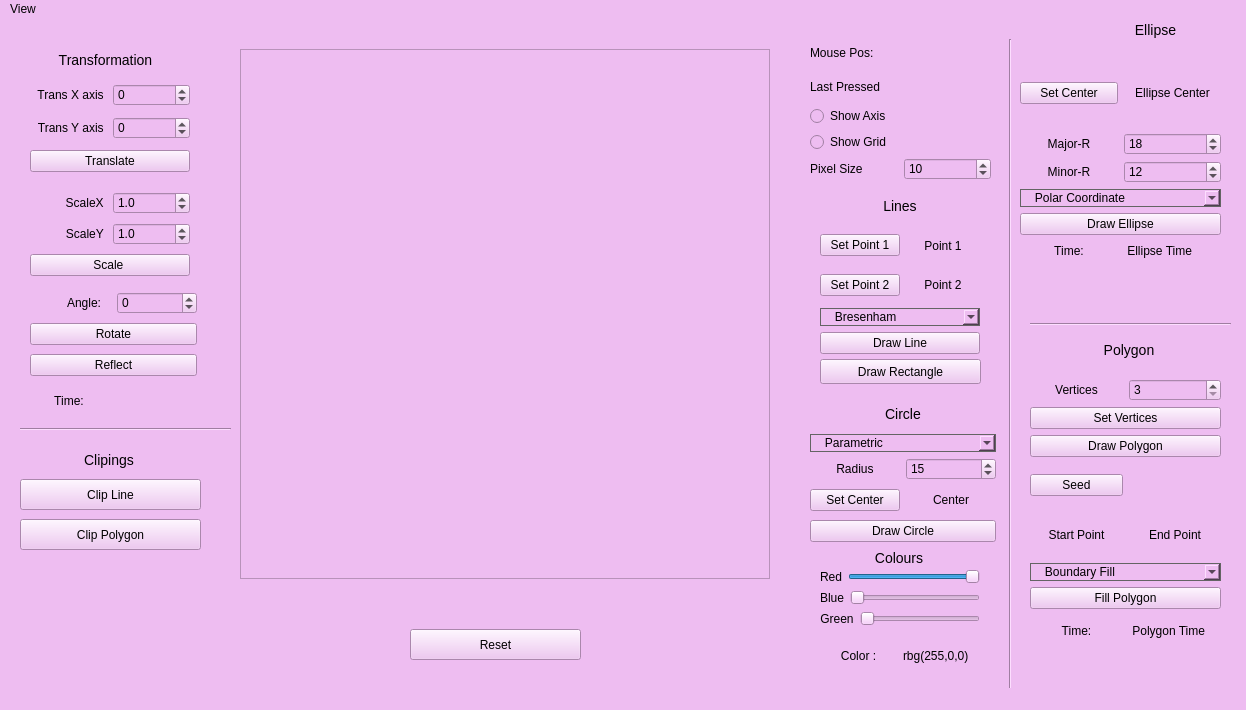
<?xml version="1.0" encoding="UTF-8"?>
<ui version="4.0">
 <class>MainWindow</class>
 <widget class="QMainWindow" name="MainWindow">
  <property name="geometry">
   <rect>
    <x>0</x>
    <y>0</y>
    <width>1246</width>
    <height>710</height>
   </rect>
  </property>
  <property name="windowTitle">
   <string>MainWindow</string>
  </property>
  <property name="styleSheet">
   <string notr="true">background-color: rgb(238, 189, 241);</string>
  </property>
  <widget class="QWidget" name="centralwidget">
   <widget class="frame_widget" name="frame">
    <property name="geometry">
     <rect>
      <x>240</x>
      <y>30</y>
      <width>530</width>
      <height>530</height>
     </rect>
    </property>
    <property name="frameShape">
     <enum>QFrame::StyledPanel</enum>
    </property>
    <property name="frameShadow">
     <enum>QFrame::Raised</enum>
    </property>
   </widget>
   <widget class="QPushButton" name="pushButton_5">
    <property name="geometry">
     <rect>
      <x>410</x>
      <y>610</y>
      <width>171</width>
      <height>31</height>
     </rect>
    </property>
    <property name="text">
     <string>Reset</string>
    </property>
   </widget>
   <widget class="QWidget" name="verticalLayoutWidget_5">
    <property name="geometry">
     <rect>
      <x>820</x>
      <y>170</y>
      <width>160</width>
      <height>165</height>
     </rect>
    </property>
    <layout class="QVBoxLayout" name="verticalLayout_7">
     <item>
      <widget class="QLabel" name="label_28">
       <property name="styleSheet">
        <string notr="true">font: 75 italic 11pt &quot;Ubuntu Condensed&quot;;
font-size: 14px;
color: rgb(0, 0, 0);</string>
       </property>
       <property name="text">
        <string>Lines</string>
       </property>
       <property name="alignment">
        <set>Qt::AlignCenter</set>
       </property>
      </widget>
     </item>
     <item>
      <layout class="QHBoxLayout" name="horizontalLayout_18">
       <item>
        <widget class="QPushButton" name="pushButton_10">
         <property name="text">
          <string>Set Point 1</string>
         </property>
        </widget>
       </item>
       <item>
        <widget class="QLabel" name="point1">
         <property name="text">
          <string>Point 1</string>
         </property>
         <property name="alignment">
          <set>Qt::AlignCenter</set>
         </property>
        </widget>
       </item>
      </layout>
     </item>
     <item>
      <layout class="QHBoxLayout" name="horizontalLayout_19">
       <item>
        <widget class="QPushButton" name="pushButton_11">
         <property name="text">
          <string>Set Point 2</string>
         </property>
        </widget>
       </item>
       <item>
        <widget class="QLabel" name="point2">
         <property name="text">
          <string>Point 2</string>
         </property>
         <property name="alignment">
          <set>Qt::AlignCenter</set>
         </property>
        </widget>
       </item>
      </layout>
     </item>
     <item>
      <widget class="QComboBox" name="comboBox_4">
       <property name="styleSheet">
        <string notr="true">border: 0.5px solid rgb(100, 100, 100)
</string>
       </property>
       <item>
        <property name="text">
         <string>   Bresenham</string>
        </property>
       </item>
       <item>
        <property name="text">
         <string>   DDA</string>
        </property>
       </item>
       <item>
        <property name="text">
         <string>   Parametric</string>
        </property>
       </item>
      </widget>
     </item>
     <item>
      <widget class="QPushButton" name="pushButton_line">
       <property name="text">
        <string>Draw Line</string>
       </property>
      </widget>
     </item>
    </layout>
   </widget>
   <widget class="QWidget" name="verticalLayoutWidget_6">
    <property name="geometry">
     <rect>
      <x>1030</x>
      <y>360</y>
      <width>191</width>
      <height>230</height>
     </rect>
    </property>
    <layout class="QVBoxLayout" name="verticalLayout_8">
     <item>
      <layout class="QHBoxLayout" name="horizontalLayout_5">
       <item>
        <widget class="QLabel" name="label_14">
         <property name="text">
          <string>Vertices</string>
         </property>
         <property name="alignment">
          <set>Qt::AlignCenter</set>
         </property>
        </widget>
       </item>
       <item>
        <widget class="QSpinBox" name="vertices">
         <property name="minimum">
          <number>3</number>
         </property>
         <property name="maximum">
          <number>20</number>
         </property>
         <property name="value">
          <number>3</number>
         </property>
        </widget>
       </item>
      </layout>
     </item>
     <item>
      <widget class="QPushButton" name="pushButton_8">
       <property name="text">
        <string>Set Vertices</string>
       </property>
      </widget>
     </item>
     <item>
      <widget class="QPushButton" name="pushButton_9">
       <property name="text">
        <string>Draw Polygon</string>
       </property>
      </widget>
     </item>
     <item>
      <layout class="QHBoxLayout" name="horizontalLayout_11">
       <item>
        <widget class="QPushButton" name="pushButton_3">
         <property name="text">
          <string>Seed</string>
         </property>
        </widget>
       </item>
       <item>
        <widget class="QLabel" name="seed">
         <property name="text">
          <string/>
         </property>
         <property name="alignment">
          <set>Qt::AlignCenter</set>
         </property>
        </widget>
       </item>
      </layout>
     </item>
     <item>
      <layout class="QHBoxLayout" name="horizontalLayout_9">
       <item>
        <widget class="QLabel" name="polygonStart">
         <property name="text">
          <string>Start Point</string>
         </property>
         <property name="alignment">
          <set>Qt::AlignCenter</set>
         </property>
        </widget>
       </item>
       <item>
        <widget class="QLabel" name="polygonEnd">
         <property name="text">
          <string>End Point</string>
         </property>
         <property name="alignment">
          <set>Qt::AlignCenter</set>
         </property>
        </widget>
       </item>
      </layout>
     </item>
     <item>
      <widget class="QComboBox" name="comboBox_3">
       <property name="styleSheet">
        <string notr="true">border: 0.5px solid rgb(100, 100, 100)
</string>
       </property>
       <item>
        <property name="text">
         <string>   Boundary Fill</string>
        </property>
       </item>
       <item>
        <property name="text">
         <string>   Flood Fill </string>
        </property>
       </item>
       <item>
        <property name="text">
         <string>   ScanLine Fill</string>
        </property>
       </item>
      </widget>
     </item>
     <item>
      <widget class="QPushButton" name="pushButton_4">
       <property name="text">
        <string>Fill Polygon</string>
       </property>
      </widget>
     </item>
    </layout>
   </widget>
   <widget class="QLabel" name="label_24">
    <property name="geometry">
     <rect>
      <x>1050</x>
      <y>320</y>
      <width>158</width>
      <height>21</height>
     </rect>
    </property>
    <property name="styleSheet">
     <string notr="true">font: 75 italic 11pt &quot;Ubuntu Condensed&quot;;
font-size: 14px;
color: rgb(0, 0, 0);</string>
    </property>
    <property name="text">
     <string>Polygon</string>
    </property>
    <property name="alignment">
     <set>Qt::AlignCenter</set>
    </property>
   </widget>
   <widget class="QWidget" name="verticalLayoutWidget_7">
    <property name="geometry">
     <rect>
      <x>820</x>
      <y>550</y>
      <width>160</width>
      <height>111</height>
     </rect>
    </property>
    <layout class="QVBoxLayout" name="verticalLayout_9">
     <item>
      <layout class="QHBoxLayout" name="horizontalLayout_20">
       <item>
        <widget class="QLabel" name="label_3">
         <property name="text">
          <string>Red</string>
         </property>
         <property name="alignment">
          <set>Qt::AlignCenter</set>
         </property>
        </widget>
       </item>
       <item>
        <widget class="QSlider" name="rSlider">
         <property name="maximum">
          <number>255</number>
         </property>
         <property name="pageStep">
          <number>15</number>
         </property>
         <property name="value">
          <number>255</number>
         </property>
         <property name="orientation">
          <enum>Qt::Horizontal</enum>
         </property>
        </widget>
       </item>
      </layout>
     </item>
     <item>
      <layout class="QHBoxLayout" name="horizontalLayout_22">
       <item>
        <widget class="QLabel" name="label_8">
         <property name="text">
          <string>Blue</string>
         </property>
         <property name="alignment">
          <set>Qt::AlignCenter</set>
         </property>
        </widget>
       </item>
       <item>
        <widget class="QSlider" name="bSlider">
         <property name="maximum">
          <number>255</number>
         </property>
         <property name="pageStep">
          <number>15</number>
         </property>
         <property name="orientation">
          <enum>Qt::Horizontal</enum>
         </property>
        </widget>
       </item>
      </layout>
     </item>
     <item>
      <layout class="QHBoxLayout" name="horizontalLayout_21">
       <item>
        <widget class="QLabel" name="label_7">
         <property name="text">
          <string>Green</string>
         </property>
         <property name="alignment">
          <set>Qt::AlignCenter</set>
         </property>
        </widget>
       </item>
       <item>
        <widget class="QSlider" name="gSlider">
         <property name="maximum">
          <number>255</number>
         </property>
         <property name="pageStep">
          <number>15</number>
         </property>
         <property name="orientation">
          <enum>Qt::Horizontal</enum>
         </property>
        </widget>
       </item>
      </layout>
     </item>
     <item>
      <layout class="QHBoxLayout" name="horizontalLayout_17">
       <item>
        <widget class="QLabel" name="R">
         <property name="text">
          <string>Color :</string>
         </property>
         <property name="alignment">
          <set>Qt::AlignCenter</set>
         </property>
        </widget>
       </item>
       <item>
        <widget class="QLabel" name="color">
         <property name="text">
          <string>rbg(255,0,0)</string>
         </property>
        </widget>
       </item>
      </layout>
     </item>
    </layout>
   </widget>
   <widget class="QWidget" name="verticalLayoutWidget_9">
    <property name="geometry">
     <rect>
      <x>810</x>
      <y>20</y>
      <width>181</width>
      <height>141</height>
     </rect>
    </property>
    <layout class="QVBoxLayout" name="verticalLayout_11">
     <item>
      <layout class="QHBoxLayout" name="horizontalLayout_2">
       <item>
        <widget class="QLabel" name="label_6">
         <property name="text">
          <string>Mouse Pos:</string>
         </property>
        </widget>
       </item>
       <item>
        <widget class="QLabel" name="coord">
         <property name="text">
          <string/>
         </property>
        </widget>
       </item>
      </layout>
     </item>
     <item>
      <layout class="QHBoxLayout" name="horizontalLayout_6">
       <item>
        <widget class="QLabel" name="label_5">
         <property name="text">
          <string>Last Pressed</string>
         </property>
        </widget>
       </item>
       <item>
        <widget class="QLabel" name="press">
         <property name="text">
          <string/>
         </property>
        </widget>
       </item>
      </layout>
     </item>
     <item>
      <layout class="QVBoxLayout" name="verticalLayout_2">
       <item>
        <layout class="QVBoxLayout" name="verticalLayout">
         <item>
          <widget class="QRadioButton" name="radioButton">
           <property name="text">
            <string>Show Axis</string>
           </property>
           <property name="autoExclusive">
            <bool>false</bool>
           </property>
          </widget>
         </item>
         <item>
          <widget class="QRadioButton" name="radioButton_2">
           <property name="text">
            <string>Show Grid</string>
           </property>
           <property name="autoExclusive">
            <bool>false</bool>
           </property>
          </widget>
         </item>
        </layout>
       </item>
       <item>
        <layout class="QHBoxLayout" name="horizontalLayout_3">
         <item>
          <widget class="QLabel" name="label">
           <property name="text">
            <string>Pixel Size</string>
           </property>
          </widget>
         </item>
         <item>
          <widget class="QSpinBox" name="spinBox">
           <property name="maximum">
            <number>150</number>
           </property>
           <property name="value">
            <number>10</number>
           </property>
          </widget>
         </item>
        </layout>
       </item>
      </layout>
     </item>
    </layout>
   </widget>
   <widget class="QLabel" name="label_26">
    <property name="geometry">
     <rect>
      <x>820</x>
      <y>530</y>
      <width>158</width>
      <height>17</height>
     </rect>
    </property>
    <property name="styleSheet">
     <string notr="true">font: 75 italic 11pt &quot;Ubuntu Condensed&quot;;
font-size: 14px;
color: rgb(0, 0, 0);</string>
    </property>
    <property name="text">
     <string>Colours</string>
    </property>
    <property name="alignment">
     <set>Qt::AlignCenter</set>
    </property>
   </widget>
   <widget class="QWidget" name="verticalLayoutWidget_4">
    <property name="geometry">
     <rect>
      <x>810</x>
      <y>380</y>
      <width>186</width>
      <height>143</height>
     </rect>
    </property>
    <layout class="QVBoxLayout" name="verticalLayout_6">
     <item>
      <widget class="QLabel" name="label_25">
       <property name="styleSheet">
        <string notr="true">font: 75 italic 11pt &quot;Ubuntu Condensed&quot;;
font-size: 14px;
color: rgb(0, 0, 0);</string>
       </property>
       <property name="text">
        <string>Circle</string>
       </property>
       <property name="alignment">
        <set>Qt::AlignCenter</set>
       </property>
      </widget>
     </item>
     <item>
      <widget class="QComboBox" name="comboBox">
       <property name="sizePolicy">
        <sizepolicy hsizetype="Preferred" vsizetype="Fixed">
         <horstretch>0</horstretch>
         <verstretch>0</verstretch>
        </sizepolicy>
       </property>
       <property name="layoutDirection">
        <enum>Qt::LeftToRight</enum>
       </property>
       <property name="autoFillBackground">
        <bool>false</bool>
       </property>
       <property name="styleSheet">
        <string notr="true">border: 0.5px solid rgb(100, 100, 100)
</string>
       </property>
       <property name="insertPolicy">
        <enum>QComboBox::InsertAlphabetically</enum>
       </property>
       <property name="sizeAdjustPolicy">
        <enum>QComboBox::AdjustToContentsOnFirstShow</enum>
       </property>
       <item>
        <property name="text">
         <string>   Parametric</string>
        </property>
       </item>
       <item>
        <property name="text">
         <string>   Polar Coordinates</string>
        </property>
       </item>
       <item>
        <property name="text">
         <string>   Mid Point</string>
        </property>
       </item>
       <item>
        <property name="text">
         <string>   Bresenham's Midpoint</string>
        </property>
       </item>
      </widget>
     </item>
     <item>
      <layout class="QHBoxLayout" name="horizontalLayout_8">
       <item>
        <widget class="QLabel" name="label_4">
         <property name="text">
          <string>Radius</string>
         </property>
         <property name="alignment">
          <set>Qt::AlignCenter</set>
         </property>
        </widget>
       </item>
       <item>
        <widget class="QSpinBox" name="radius">
         <property name="value">
          <number>15</number>
         </property>
        </widget>
       </item>
      </layout>
     </item>
     <item>
      <layout class="QHBoxLayout" name="horizontalLayout_4">
       <item>
        <widget class="QPushButton" name="pushButton_2">
         <property name="text">
          <string>Set Center</string>
         </property>
        </widget>
       </item>
       <item>
        <widget class="QLabel" name="center">
         <property name="text">
          <string>Center</string>
         </property>
         <property name="alignment">
          <set>Qt::AlignCenter</set>
         </property>
        </widget>
       </item>
      </layout>
     </item>
     <item>
      <widget class="QPushButton" name="pushButton_6">
       <property name="text">
        <string>Draw Circle</string>
       </property>
      </widget>
     </item>
    </layout>
   </widget>
   <widget class="Line" name="line">
    <property name="geometry">
     <rect>
      <x>1000</x>
      <y>20</y>
      <width>20</width>
      <height>661</height>
     </rect>
    </property>
    <property name="orientation">
     <enum>Qt::Vertical</enum>
    </property>
   </widget>
   <widget class="QWidget" name="verticalLayoutWidget_8">
    <property name="geometry">
     <rect>
      <x>1020</x>
      <y>40</y>
      <width>201</width>
      <height>176</height>
     </rect>
    </property>
    <layout class="QVBoxLayout" name="verticalLayout_10">
     <item>
      <layout class="QHBoxLayout" name="horizontalLayout_10">
       <item>
        <widget class="QPushButton" name="pushButton">
         <property name="text">
          <string>Set Center</string>
         </property>
        </widget>
       </item>
       <item>
        <widget class="QLabel" name="center_2">
         <property name="text">
          <string>Ellipse Center</string>
         </property>
         <property name="alignment">
          <set>Qt::AlignCenter</set>
         </property>
        </widget>
       </item>
      </layout>
     </item>
     <item>
      <layout class="QHBoxLayout" name="horizontalLayout">
       <item>
        <widget class="QLabel" name="label_9">
         <property name="text">
          <string>Major-R</string>
         </property>
         <property name="alignment">
          <set>Qt::AlignCenter</set>
         </property>
        </widget>
       </item>
       <item>
        <widget class="QSpinBox" name="major">
         <property name="value">
          <number>18</number>
         </property>
        </widget>
       </item>
      </layout>
     </item>
     <item>
      <layout class="QHBoxLayout" name="horizontalLayout_7">
       <item>
        <widget class="QLabel" name="label_10">
         <property name="text">
          <string>Minor-R</string>
         </property>
         <property name="alignment">
          <set>Qt::AlignCenter</set>
         </property>
        </widget>
       </item>
       <item>
        <widget class="QSpinBox" name="minor">
         <property name="value">
          <number>12</number>
         </property>
        </widget>
       </item>
      </layout>
     </item>
     <item>
      <widget class="QComboBox" name="comboBox_2">
       <property name="styleSheet">
        <string notr="true">border: 0.5px solid rgb(100, 100, 100)
</string>
       </property>
       <item>
        <property name="text">
         <string>   Polar Coordinate</string>
        </property>
       </item>
       <item>
        <property name="text">
         <string>   Midpoint</string>
        </property>
       </item>
      </widget>
     </item>
     <item>
      <widget class="QPushButton" name="pushButton_7">
       <property name="text">
        <string>Draw Ellipse</string>
       </property>
      </widget>
     </item>
    </layout>
   </widget>
   <widget class="QLabel" name="label_27">
    <property name="geometry">
     <rect>
      <x>1100</x>
      <y>0</y>
      <width>111</width>
      <height>21</height>
     </rect>
    </property>
    <property name="styleSheet">
     <string notr="true">font: 75 italic 11pt &quot;Ubuntu Condensed&quot;;
font-size: 14px;
color: rgb(0, 0, 0);</string>
    </property>
    <property name="text">
     <string>Ellipse</string>
    </property>
    <property name="alignment">
     <set>Qt::AlignCenter</set>
    </property>
   </widget>
   <widget class="Line" name="line_3">
    <property name="geometry">
     <rect>
      <x>1030</x>
      <y>295</y>
      <width>201</width>
      <height>21</height>
     </rect>
    </property>
    <property name="orientation">
     <enum>Qt::Horizontal</enum>
    </property>
   </widget>
   <widget class="QWidget" name="horizontalLayoutWidget_21">
    <property name="geometry">
     <rect>
      <x>1030</x>
      <y>600</y>
      <width>191</width>
      <height>23</height>
     </rect>
    </property>
    <layout class="QHBoxLayout" name="horizontalLayout_23">
     <item>
      <widget class="QLabel" name="R_2">
       <property name="text">
        <string>Time:</string>
       </property>
       <property name="alignment">
        <set>Qt::AlignCenter</set>
       </property>
      </widget>
     </item>
     <item>
      <widget class="QLabel" name="polygonTime">
       <property name="text">
        <string> Polygon Time</string>
       </property>
      </widget>
     </item>
    </layout>
   </widget>
   <widget class="QWidget" name="horizontalLayoutWidget_22">
    <property name="geometry">
     <rect>
      <x>1020</x>
      <y>220</y>
      <width>201</width>
      <height>23</height>
     </rect>
    </property>
    <layout class="QHBoxLayout" name="horizontalLayout_24">
     <item>
      <widget class="QLabel" name="R_3">
       <property name="text">
        <string>Time:</string>
       </property>
       <property name="alignment">
        <set>Qt::AlignCenter</set>
       </property>
      </widget>
     </item>
     <item>
      <widget class="QLabel" name="ellipseTime">
       <property name="text">
        <string> Ellipse Time</string>
       </property>
      </widget>
     </item>
    </layout>
   </widget>
   <widget class="QLabel" name="label_20">
    <property name="geometry">
     <rect>
      <x>50</x>
      <y>30</y>
      <width>111</width>
      <height>21</height>
     </rect>
    </property>
    <property name="styleSheet">
     <string notr="true">font: 75 italic 11pt &quot;Ubuntu Condensed&quot;;
font-size: 14px;
color: rgb(0, 0, 0);</string>
    </property>
    <property name="text">
     <string>Transformation</string>
    </property>
    <property name="alignment">
     <set>Qt::AlignCenter</set>
    </property>
   </widget>
   <widget class="QWidget" name="verticalLayoutWidget_2">
    <property name="geometry">
     <rect>
      <x>30</x>
      <y>60</y>
      <width>160</width>
      <height>101</height>
     </rect>
    </property>
    <layout class="QVBoxLayout" name="verticalLayout_4">
     <item>
      <layout class="QHBoxLayout" name="horizontalLayout_12">
       <item>
        <widget class="QLabel" name="label_15">
         <property name="text">
          <string>Trans X axis </string>
         </property>
         <property name="alignment">
          <set>Qt::AlignRight|Qt::AlignTrailing|Qt::AlignVCenter</set>
         </property>
        </widget>
       </item>
       <item>
        <widget class="QSpinBox" name="tranx">
         <property name="minimum">
          <number>-50</number>
         </property>
         <property name="maximum">
          <number>50</number>
         </property>
        </widget>
       </item>
      </layout>
     </item>
     <item>
      <layout class="QHBoxLayout" name="horizontalLayout_13">
       <item>
        <widget class="QLabel" name="label_19">
         <property name="text">
          <string>Trans Y axis </string>
         </property>
         <property name="alignment">
          <set>Qt::AlignRight|Qt::AlignTrailing|Qt::AlignVCenter</set>
         </property>
        </widget>
       </item>
       <item>
        <widget class="QSpinBox" name="trany">
         <property name="minimum">
          <number>-50</number>
         </property>
         <property name="maximum">
          <number>50</number>
         </property>
        </widget>
       </item>
      </layout>
     </item>
     <item>
      <widget class="QPushButton" name="pushButton_translate">
       <property name="text">
        <string>Translate</string>
       </property>
      </widget>
     </item>
    </layout>
   </widget>
   <widget class="QWidget" name="verticalLayoutWidget">
    <property name="geometry">
     <rect>
      <x>30</x>
      <y>170</y>
      <width>160</width>
      <height>93</height>
     </rect>
    </property>
    <layout class="QVBoxLayout" name="verticalLayout_3">
     <item>
      <layout class="QHBoxLayout" name="horizontalLayout_14">
       <item>
        <widget class="QLabel" name="label_21">
         <property name="text">
          <string>ScaleX </string>
         </property>
         <property name="alignment">
          <set>Qt::AlignRight|Qt::AlignTrailing|Qt::AlignVCenter</set>
         </property>
        </widget>
       </item>
       <item>
        <widget class="QDoubleSpinBox" name="scalex">
         <property name="prefix">
          <string/>
         </property>
         <property name="decimals">
          <number>1</number>
         </property>
         <property name="maximum">
          <double>10.000000000000000</double>
         </property>
         <property name="singleStep">
          <double>0.300000000000000</double>
         </property>
         <property name="value">
          <double>1.000000000000000</double>
         </property>
        </widget>
       </item>
      </layout>
     </item>
     <item>
      <layout class="QHBoxLayout" name="horizontalLayout_15">
       <item>
        <widget class="QLabel" name="label_22">
         <property name="text">
          <string>ScaleY </string>
         </property>
         <property name="alignment">
          <set>Qt::AlignRight|Qt::AlignTrailing|Qt::AlignVCenter</set>
         </property>
        </widget>
       </item>
       <item>
        <widget class="QDoubleSpinBox" name="scaley">
         <property name="decimals">
          <number>1</number>
         </property>
         <property name="maximum">
          <double>10.000000000000000</double>
         </property>
         <property name="singleStep">
          <double>0.300000000000000</double>
         </property>
         <property name="value">
          <double>1.000000000000000</double>
         </property>
        </widget>
       </item>
      </layout>
     </item>
     <item>
      <widget class="QPushButton" name="pushButton_scale">
       <property name="text">
        <string>Scale </string>
       </property>
      </widget>
     </item>
    </layout>
   </widget>
   <widget class="QWidget" name="verticalLayoutWidget_3">
    <property name="geometry">
     <rect>
      <x>30</x>
      <y>270</y>
      <width>167</width>
      <height>91</height>
     </rect>
    </property>
    <layout class="QVBoxLayout" name="verticalLayout_5">
     <item>
      <layout class="QHBoxLayout" name="horizontalLayout_16">
       <item>
        <widget class="QLabel" name="label_23">
         <property name="text">
          <string>Angle:   </string>
         </property>
         <property name="alignment">
          <set>Qt::AlignRight|Qt::AlignTrailing|Qt::AlignVCenter</set>
         </property>
        </widget>
       </item>
       <item>
        <widget class="QSpinBox" name="rotate">
         <property name="minimum">
          <number>-180</number>
         </property>
         <property name="maximum">
          <number>180</number>
         </property>
         <property name="singleStep">
          <number>5</number>
         </property>
        </widget>
       </item>
      </layout>
     </item>
     <item>
      <widget class="QPushButton" name="pushButton_rotate">
       <property name="text">
        <string>Rotate</string>
       </property>
      </widget>
     </item>
     <item>
      <widget class="QPushButton" name="pushButton_reflect">
       <property name="text">
        <string>Reflect</string>
       </property>
      </widget>
     </item>
    </layout>
   </widget>
   <widget class="QWidget" name="horizontalLayoutWidget_23">
    <property name="geometry">
     <rect>
      <x>30</x>
      <y>370</y>
      <width>161</width>
      <height>23</height>
     </rect>
    </property>
    <layout class="QHBoxLayout" name="horizontalLayout_25">
     <item>
      <widget class="QLabel" name="R_4">
       <property name="text">
        <string>Time:</string>
       </property>
       <property name="alignment">
        <set>Qt::AlignCenter</set>
       </property>
      </widget>
     </item>
     <item>
      <widget class="QLabel" name="transformationTime">
       <property name="text">
        <string/>
       </property>
      </widget>
     </item>
    </layout>
   </widget>
   <widget class="Line" name="line_4">
    <property name="geometry">
     <rect>
      <x>20</x>
      <y>400</y>
      <width>211</width>
      <height>21</height>
     </rect>
    </property>
    <property name="orientation">
     <enum>Qt::Horizontal</enum>
    </property>
   </widget>
   <widget class="QLabel" name="label_29">
    <property name="geometry">
     <rect>
      <x>30</x>
      <y>430</y>
      <width>158</width>
      <height>21</height>
     </rect>
    </property>
    <property name="styleSheet">
     <string notr="true">font: 75 italic 11pt &quot;Ubuntu Condensed&quot;;
font-size: 14px;
color: rgb(0, 0, 0);</string>
    </property>
    <property name="text">
     <string>Clipings</string>
    </property>
    <property name="alignment">
     <set>Qt::AlignCenter</set>
    </property>
   </widget>
   <widget class="QPushButton" name="pushButton_clipL">
    <property name="geometry">
     <rect>
      <x>20</x>
      <y>460</y>
      <width>181</width>
      <height>31</height>
     </rect>
    </property>
    <property name="text">
     <string>Clip Line</string>
    </property>
   </widget>
   <widget class="QPushButton" name="pushButton_clipP">
    <property name="geometry">
     <rect>
      <x>20</x>
      <y>500</y>
      <width>181</width>
      <height>31</height>
     </rect>
    </property>
    <property name="text">
     <string>Clip Polygon</string>
    </property>
   </widget>
   <widget class="QPushButton" name="pushButton_rect">
    <property name="geometry">
     <rect>
      <x>820</x>
      <y>340</y>
      <width>161</width>
      <height>25</height>
     </rect>
    </property>
    <property name="text">
     <string>Draw Rectangle</string>
    </property>
   </widget>
  </widget>
  <widget class="QMenuBar" name="menubar">
   <property name="geometry">
    <rect>
     <x>0</x>
     <y>0</y>
     <width>1246</width>
     <height>22</height>
    </rect>
   </property>
   <widget class="QMenu" name="menuCreate_New">
    <property name="styleSheet">
     <string notr="true"/>
    </property>
    <property name="title">
     <string>View</string>
    </property>
   </widget>
   <addaction name="menuCreate_New"/>
  </widget>
  <widget class="QStatusBar" name="statusbar"/>
 </widget>
 <customwidgets>
  <customwidget>
   <class>frame_widget</class>
   <extends>QFrame</extends>
   <header>frame_widget.h</header>
   <container>1</container>
  </customwidget>
 </customwidgets>
 <resources/>
 <connections/>
</ui>
